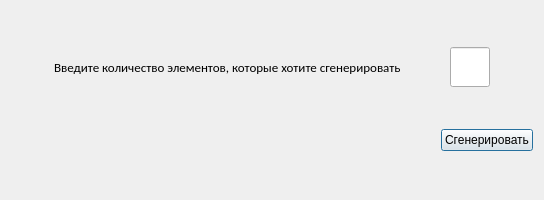
<?xml version="1.0" encoding="UTF-8"?>
<ui version="4.0">
 <class>randomEntryWindow</class>
 <widget class="QDialog" name="randomEntryWindow">
  <property name="geometry">
   <rect>
    <x>0</x>
    <y>0</y>
    <width>544</width>
    <height>200</height>
   </rect>
  </property>
  <property name="minimumSize">
   <size>
    <width>544</width>
    <height>200</height>
   </size>
  </property>
  <property name="maximumSize">
   <size>
    <width>600</width>
    <height>400</height>
   </size>
  </property>
  <property name="windowTitle">
   <string>Dialog</string>
  </property>
  <layout class="QVBoxLayout" name="verticalLayout">
   <item>
    <layout class="QHBoxLayout" name="horizontalLayout">
     <property name="sizeConstraint">
      <enum>QLayout::SetFixedSize</enum>
     </property>
     <item>
      <widget class="QLabel" name="label">
       <property name="sizePolicy">
        <sizepolicy hsizetype="Fixed" vsizetype="Fixed">
         <horstretch>0</horstretch>
         <verstretch>0</verstretch>
        </sizepolicy>
       </property>
       <property name="maximumSize">
        <size>
         <width>16777215</width>
         <height>40</height>
        </size>
       </property>
       <property name="font">
        <font>
         <family>Calibri</family>
         <pointsize>10</pointsize>
        </font>
       </property>
       <property name="text">
        <string>Введите количество элементов, которые хотите сгенерировать</string>
       </property>
      </widget>
     </item>
     <item>
      <widget class="QLineEdit" name="number">
       <property name="sizePolicy">
        <sizepolicy hsizetype="Fixed" vsizetype="Fixed">
         <horstretch>0</horstretch>
         <verstretch>0</verstretch>
        </sizepolicy>
       </property>
       <property name="minimumSize">
        <size>
         <width>40</width>
         <height>40</height>
        </size>
       </property>
       <property name="maximumSize">
        <size>
         <width>40</width>
         <height>40</height>
        </size>
       </property>
      </widget>
     </item>
    </layout>
   </item>
   <item alignment="Qt::AlignRight">
    <widget class="QPushButton" name="pushButton">
     <property name="text">
      <string>Сгенерировать</string>
     </property>
    </widget>
   </item>
  </layout>
 </widget>
 <resources/>
 <connections/>
</ui>
